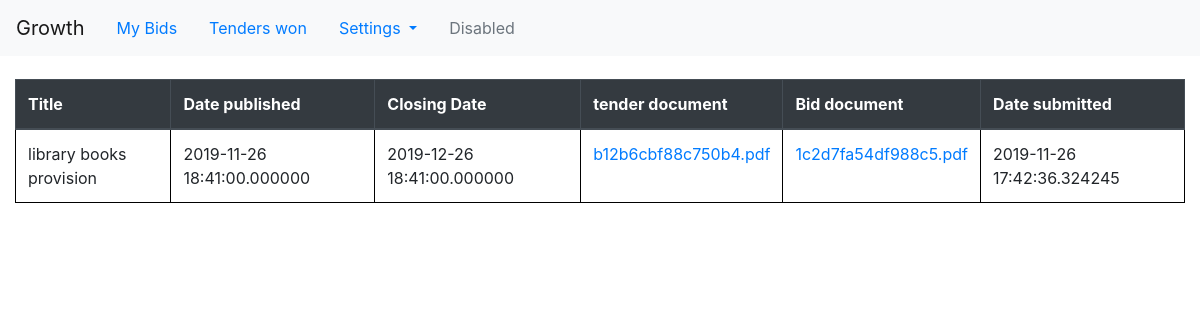
The page /supplier/my-bids (signed in) on the database its author committed.
### tables this page shows
CREATE TABLE "bidTender" (
	id INTEGER NOT NULL, 
	bid_id INTEGER, 
	tender_id INTEGER, 
	date_submitted DATETIME, 
	PRIMARY KEY (id), 
	FOREIGN KEY(bid_id) REFERENCES bid (id), 
	FOREIGN KEY(tender_id) REFERENCES tenders (id)
);

### tenderingSystem/model.py (models this page shows, shortened)
class Tenders(FlaskSerializeMixin, db.Model):
    id = db.Column(db.INTEGER, primary_key=True, autoincrement=True)
    entity_name = db.Column(db.String(50), nullable=False)
    entity_type = db.Column(db.String(30), nullable=False)
    title = db.Column(db.String(200), nullable=False, unique=True)
    status = db.Column(db.String(8), nullable=False)
    date_published = db.Column(db.DATETIME, default=datetime.utcnow(), nullable=False)
    date_closed = db.Column(db.DATETIME, nullable=False)
    tender_document = db.Column(db.String(100), nullable=False)
    company = db.Column(db.INTEGER, db.ForeignKey("company.id"))
    is_delete = db.Column(db.Boolean, default=False)
    bidTender = db.relationship('Bid', secondary=bidTender, lazy='dynamic',
                                backref=db.backref('tenders', lazy=True))
    create_fields = update_fields = ['entity_type', 'entity_name', 'title', 'status', 'date_published', 'date_closed']

class Bid(db.Model):
    id = db.Column(db.INTEGER, primary_key=True, autoincrement=True)
    bid_document = db.Column(db.String(50), nullable=False)
    date_submitted = db.Column(db.DATETIME, default=datetime.utcnow())
    is_deleted = db.Column(db.Boolean, default=False)
    bid_poster = db.Column(db.INTEGER, db.ForeignKey('company.id'))

### tenderingSystem/supplierRoutes.py (the view)
@app.route('/supplier/my-bids', methods=['GET', 'POST'])
def my_bids():
    company = get_company_information()
    if company:
        bids = db.engine.execute(f"SELECT * FROM bidTender JOIN Bid ON bidTender.bid_id=Bid.id JOIN Tenders "
                                 f"On bidTender.tender_id=Tenders.id WHERE bid_poster={company.id}")
        return render_template('supplier/myBids.html', bids=bids)
    return render_template('supplier/myBids.html')

### tenderingSystem/helper_functions.py (called while the page is built)
def get_company_information():
    company = Company.query.filter_by(user=current_user.id).first()
    return company

### tenderingSystem/model.py (called while the page is built)
@login_manager.user_loader
def load_user(user_id):
    return Users.query.get(int(user_id))

### tenderingSystem/templates/supplier/myBids.html
{% extends('supplier/layout.html')%}
{% block head %}
    {{ super() }}
    <link rel="stylesheet" type="text/css" href="{{ url_for('static', filename='css/supplier.css') }}">
{% endblock %}
{% block content %}
    <table class="table">
        <thead class="thead-dark">
            <th scope="col">Title</th>
            <th scope="col">Date published</th>
            <th scope="col">Closing Date</th>
            <th scope="col">tender document</th>
            <th scope="col">Bid document</th>
            <th scope="col">Date submitted</th>
        </thead>
        <tbody>
            {% if bids %}
                {% for bid in bids %}
                    <tr>
                        <td>{{ bid.title }}</td>
                        <td>{{ bid.date_published }}</td>
                        <td>{{ bid.date_closed }}</td>
                        <td><a href="{{ url_for("download_tender_document", document_name=bid.tender_document) }}" target="_blank">{{ bid.tender_document }}</a></td>
                        <td><a href="{{ url_for('download_bds_document', document_name=bid.bid_document) }}" target="_blank">{{bid.bid_document}}</a></td>
                        <td>{{bid.date_submitted}}</td>
                    </tr>
                {% endfor %}
            {% endif %}
        </tbody>
    </table>
{% endblock %}

### tenderingSystem/static/css/supplier.css (style rules this page uses)
.table { border: 1px; margin-top: 2%; }
table, tr, td, th { border: 1px solid black; border-collapse: collapse; }

### rows shown on the page
bidTender: title "library books provision", date_published "2019-11-26 18:41:00.000000", date_closed "2019-12-26 18:41:00.000000", tender_document "b12b6cbf88c750b4.pdf", bid_document "1c2d7fa54df988c5.pdf", date_submitted "2019-11-26 17:42:36.324245"
